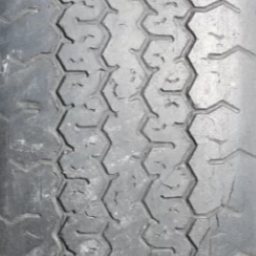
#> input picture ban/1.png, 256 x 256 px, found by its file name; its folder holds only this picture in this run
$ jupyter execute --allow-errors 2318089_Nanda_FiturTekstur.ipynb   (older library calls are emulated)
#> lines starting #> are read from the running program, lines starting #| are printed output that depends on the picture; long printed decimals are rounded
#> further down, img is the input picture: shape (256, 256, 3); mean B, G, R 163.3, 161.9, 160.6
<a href="https://colab.research.google.com/github/nandhnd/Tire-Texture-Extraction/blob/main/2318089_Nanda_FiturTekstur.ipynb" target="_parent"></a>

#1. IMPORT LIBRARY

[cell 1]
# Import library yang dibutuhkan
import cv2                      # OpenCV untuk pengolahan citra
import numpy as np              # Operasi numerik
import os                       # Akses folder & file
import pandas as pd             # Untuk tabel & simpan ke CSV/Excel
import matplotlib.pyplot as plt # Visualisasi gambar
from skimage.feature import graycomatrix, graycoprops  # GLCM fitur tekstur

#LOAD DATASET

[cell 2]
# Menghubungkan Google Colab dengan Google Drive
from google.colab import drive
drive.mount('/content/drive')

[cell 3]
# Path folder dataset
folder_path = "/content/drive/MyDrive/KULIAH/semester 6/Computer Vision/ekstraksi fitur/ban"

#PREPROCESSING

[cell 4]
def preprocess_image(img):
    # Resize gambar ke ukuran seragam
    img = cv2.resize(img, (256, 256))

    # Konversi ke grayscale (abu-abu)
    gray = cv2.cvtColor(img, cv2.COLOR_BGR2GRAY)

    # Normalisasi pencahayaan (agar konsisten)
    gray = cv2.equalizeHist(gray)
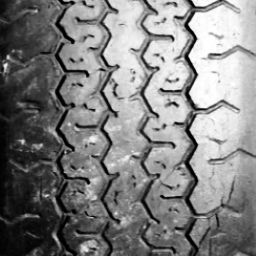
#> gray: shape (256, 256); min 0, max 255, mean 128.5

    # Mengurangi noise (agar edge lebih bersih)
    gray = cv2.GaussianBlur(gray, (7,7), 0)
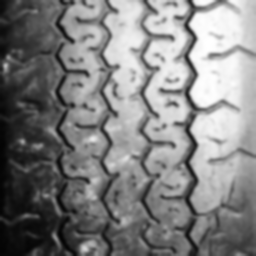
#> gray: shape (256, 256); min 3, max 255, mean 128.5

    return gray

#EKSTRAKSI FITUR

##FUNGSI EKTRAKSI FITUR

[cell 5]
def extract_features(gray):
    # Edge Detection (Canny)
    edges = cv2.Canny(gray, 180, 300)
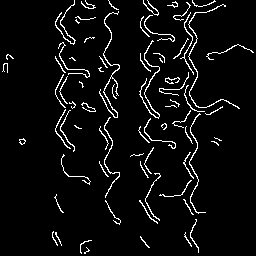
#> edges: shape (256, 256); 5.1% white in thin lines or dots

    kernel = np.ones((3,3), np.uint8)
    edges = cv2.morphologyEx(edges, cv2.MORPH_CLOSE, kernel)
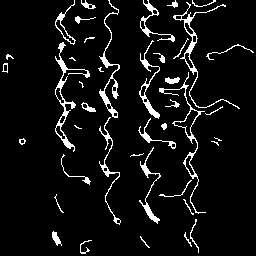
#> edges: shape (256, 256); 6.7% white in thin lines or dots

    # Hitung jumlah pixel edge
    edge_count = np.sum(edges > 0)
#> edge_count = 4409

    # Membuat matriks GLCM
    glcm = graycomatrix(gray,
                        distances=[1],   # jarak piksel
                        angles=[0],      # arah (horizontal)
                        levels=256,
                        symmetric=True,
                        normed=True)

    # Ekstraksi fitur tekstur dari GLCM
    contrast = graycoprops(glcm, 'contrast')[0, 0]
#> contrast = 98.97
    energy = graycoprops(glcm, 'energy')[0, 0]
#> energy = 0.0153
    homogeneity = graycoprops(glcm, 'homogeneity')[0, 0]
#> homogeneity = 0.24

    return edges, edge_count, contrast, energy, homogeneity

##MENJALANKAN FUNGSI PREPROCESSING DAN EKTRAKSI FITUR

[cell 6]
data = []  # list untuk menyimpan hasil

for filename in os.listdir(folder_path):
    # cek hanya file gambar
    if filename.lower().endswith(('.jpg', '.png', '.jpeg')):

        path = os.path.join(folder_path, filename)
        img = cv2.imread(path)

        # jika gagal baca gambar
        if img is None:
            print(f"Gagal baca: {filename}")
            continue

        # preprocessing
        gray = preprocess_image(img)

        # ekstraksi fitur
        edges, edge_count, contrast, energy, homogeneity = extract_features(gray)
#> edge_count = 4409; contrast = 98.97; energy = 0.0153; homogeneity = 0.24

        # simpan ke list
        data.append({
            "filename": filename,
            "edge_count": edge_count,
            "contrast": contrast,
            "energy": energy,
            "homogeneity": homogeneity
        })

        # Menampilkan gambar original, grayscale, dan edge
        plt.figure(figsize=(9,3))

        # 1. Original Image
        plt.subplot(1,3,1)
        plt.imshow(cv2.cvtColor(img, cv2.COLOR_BGR2RGB))
        plt.title("Original")
        plt.axis('off')

        # 2. Grayscale
        plt.subplot(1,3,2)
        plt.imshow(gray, cmap='gray')
        plt.title("Grayscale")
        plt.axis('off')

        # 3. Edge Detection
        plt.subplot(1,3,3)
        plt.imshow(edges, cmap='gray')
        plt.title("Edge")
        plt.axis('off')

        plt.suptitle(filename)
        plt.tight_layout()
        plt.show()
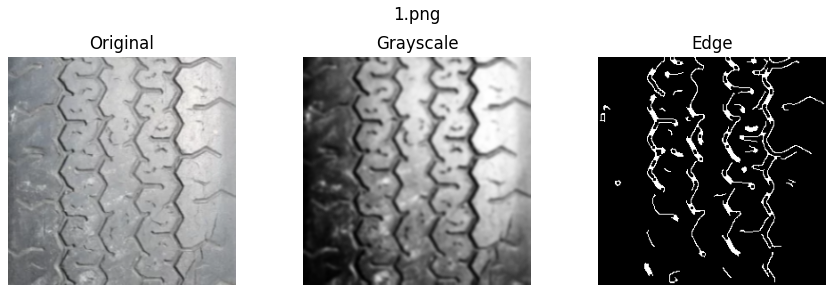
#> figure drawn by matplotlib, 3 panels

#MENAMPILKAN HASIL EKTRAKSI

[cell 7]
# Mengubah list ke tabel (DataFrame)
df = pd.DataFrame(data)
#> df = table of 1 rows and 5 columns

[cell 8]
# Menampilkan hasil ektraksi
print("\nPreview Data:")
print(df)
#|   filename  edge_count  contrast    energy  homogeneity
#| 0    1.png        4409  98.975  0.0153     0.2397

$ run again, on ban/4.png
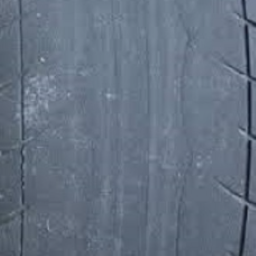
#> input picture ban/4.png, 256 x 256 px, found by its file name
#> img is the input picture: shape (256, 256, 3); mean B, G, R 130, 113.7, 101.4
#> in extract_features, `edges = cv2.morphologyEx(edges, cv2.MORPH_CLOSE, kernel)`:
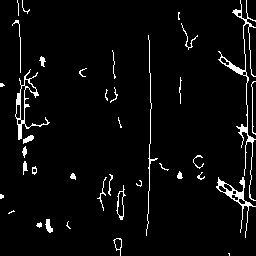
#> edges: shape (256, 256); 4.1% white in thin lines or dots
#> in extract_features, `edge_count = np.sum(edges > 0)`: edge_count = 2712
#> in extract_features, `contrast = graycoprops(glcm, 'contrast')[0, 0]`: contrast = 147.7
#> in extract_features, `energy = graycoprops(glcm, 'energy')[0, 0]`: energy = 0.0126
#> in extract_features, `homogeneity = graycoprops(glcm, 'homogeneity')[0, 0]`: homogeneity = 0.166
#> `edges, edge_count, contrast, energy, homogeneity = extract_features(gr..`: edge_count = 2712; contrast = 147.7; energy = 0.0126; homogeneity = 0.166
#> `plt.show()`:
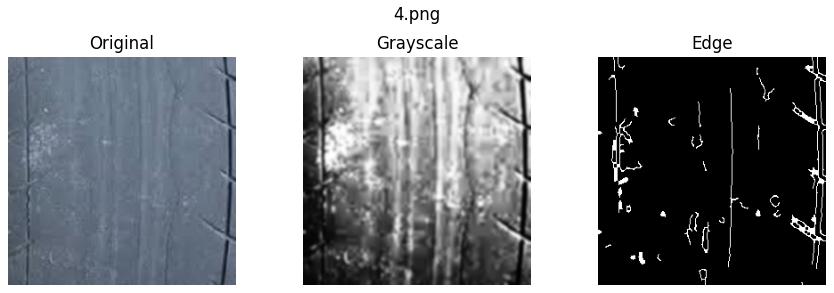
#> figure drawn by matplotlib, 3 panels
#> df = table of 1 rows and 5 columns
#|   filename  edge_count    contrast    energy  homogeneity
#| 0    4.png        2712  147.718  0.01261     0.1657

$ run again, on ban/5.png
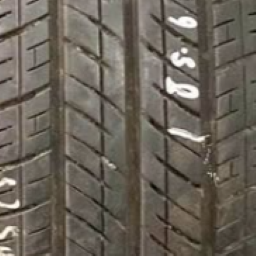
#> input picture ban/5.png, 256 x 256 px, found by its file name
#> img is the input picture: shape (256, 256, 3); mean B, G, R 89.4, 99.4, 106.4
#> in extract_features, `edges = cv2.morphologyEx(edges, cv2.MORPH_CLOSE, kernel)`:
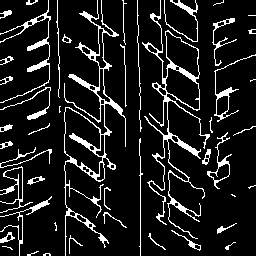
#> edges: shape (256, 256); 11.4% white in thin lines or dots
#> in extract_features, `edge_count = np.sum(edges > 0)`: edge_count = 7447
#> in extract_features, `contrast = graycoprops(glcm, 'contrast')[0, 0]`: contrast = 198.7
#> in extract_features, `energy = graycoprops(glcm, 'energy')[0, 0]`: energy = 0.0113
#> in extract_features, `homogeneity = graycoprops(glcm, 'homogeneity')[0, 0]`: homogeneity = 0.144
#> `edges, edge_count, contrast, energy, homogeneity = extract_features(gr..`: edge_count = 7447; contrast = 198.7; energy = 0.0113; homogeneity = 0.144
#> `plt.show()`:
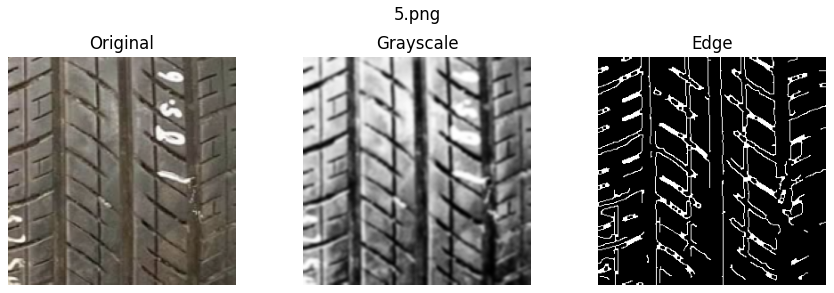
#> figure drawn by matplotlib, 3 panels
#> df = table of 1 rows and 5 columns
#|   filename  edge_count    contrast    energy  homogeneity
#| 0    5.png        7447  198.682  0.01135     0.1438

$ run again, on ban/6.png
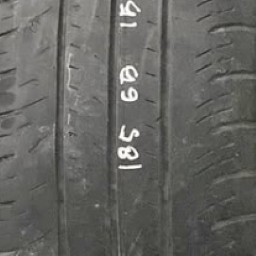
#> input picture ban/6.png, 256 x 256 px, found by its file name
#> img is the input picture: shape (256, 256, 3); mean B, G, R 97.8, 101, 101.2
#> in extract_features, `edges = cv2.morphologyEx(edges, cv2.MORPH_CLOSE, kernel)`:
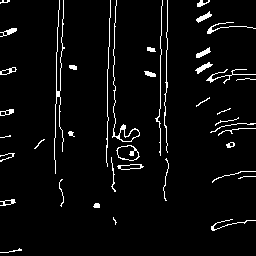
#> edges: shape (256, 256); 4.2% white in thin lines or dots
#> in extract_features, `edge_count = np.sum(edges > 0)`: edge_count = 2783
#> in extract_features, `contrast = graycoprops(glcm, 'contrast')[0, 0]`: contrast = 123.9
#> in extract_features, `energy = graycoprops(glcm, 'energy')[0, 0]`: energy = 0.0146
#> in extract_features, `homogeneity = graycoprops(glcm, 'homogeneity')[0, 0]`: homogeneity = 0.226
#> `edges, edge_count, contrast, energy, homogeneity = extract_features(gr..`: edge_count = 2783; contrast = 123.9; energy = 0.0146; homogeneity = 0.226
#> `plt.show()`:
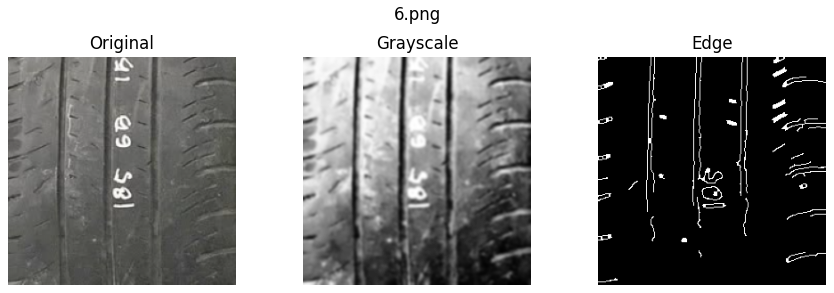
#> figure drawn by matplotlib, 3 panels
#> df = table of 1 rows and 5 columns
#|   filename  edge_count    contrast    energy  homogeneity
#| 0    6.png        2783  123.941  0.01459     0.2259
